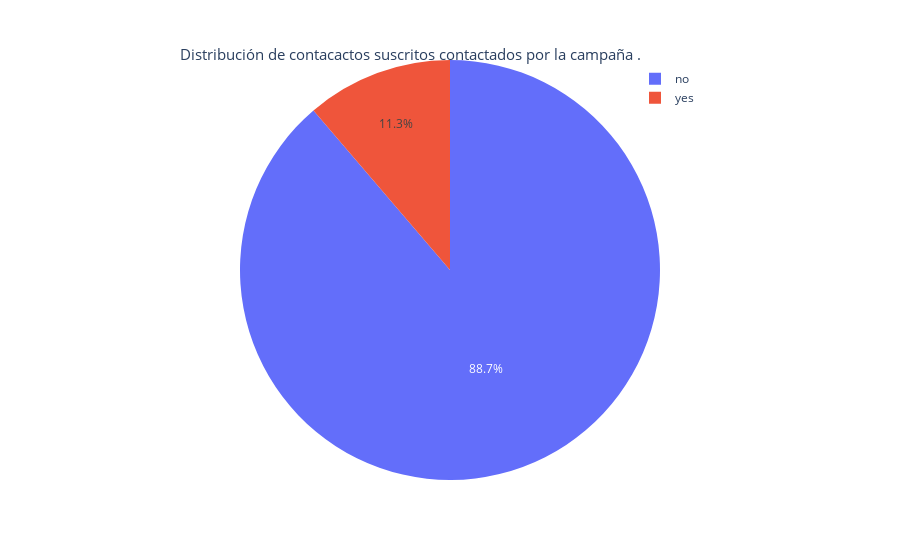

This figure's notebook cell:
### Code cell
#2.2.2. Calcula el porcentaje de usuarios suscritos (pieplot).
Fig2_tarta =px.pie(Bank_y,values= 'id', names = "y", color=['no','yes'])
Fig2_tarta.update_layout(
    title=dict(text = "Distribución de contacactos suscritos contactados por la campaña .", font = dict(size = 15), automargin = True, yref = 'paper', x = 0.2,y = 1),
    legend=dict(
    yanchor = "top",
    y = 0.99,
    xanchor = "left",
    x = 0.75))

Fig2_tarta

### Figure 1 — Plotly figure (JSON) as saved in the notebook; plotly's stock layout.template omitted (floating-point values rounded to 4 significant figures)
{"data": [{"customdata": [["no"], ["yes"]], "domain": {"x": [0, 1], "y": [0, 1]}, "hovertemplate": "y=%{label}<br>id=%{value}<br>color=%{customdata[0]}<extra></extra>", "labels": ["no", "yes"], "legendgroup": "", "marker": {"colors": ["#636efa", "#EF553B"]}, "name": "", "showlegend": true, "type": "pie", "values": [38156, 4844]}], "layout": {"legend": {"tracegroupgap": 0, "x": 0.75, "xanchor": "left", "y": 0.99, "yanchor": "top"}, "margin": {"t": 60}, "title": {"automargin": true, "font": {"size": 15}, "text": "Distribución de contacactos suscritos contactados por la campaña .", "x": 0.2, "y": 1, "yref": "paper"}}}
